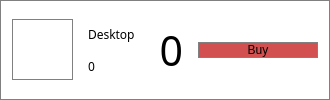
            <widget class="QFrame" name="hardwareFrame_7">
             <property name="maximumSize">
              <size>
               <width>16777215</width>
               <height>120</height>
              </size>
             </property>
             <property name="acceptDrops">
              <bool>true</bool>
             </property>
             <property name="styleSheet">
              <string notr="true">background: white;
border: 1px solid grey;</string>
             </property>
             <property name="frameShape">
              <enum>QFrame::StyledPanel</enum>
             </property>
             <property name="frameShadow">
              <enum>QFrame::Raised</enum>
             </property>
             <property name="lineWidth">
              <number>3</number>
             </property>
             <layout class="QHBoxLayout" name="horizontalLayout_10">
              <item>
               <widget class="QLabel" name="hardwareImg_7">
                <property name="minimumSize">
                 <size>
                  <width>61</width>
                  <height>61</height>
                 </size>
                </property>
                <property name="maximumSize">
                 <size>
                  <width>61</width>
                  <height>61</height>
                 </size>
                </property>
                <property name="text">
                 <string/>
                </property>
                <property name="pixmap">
                 <pixmap resource="resources.qrc">:/images/h_pc.png</pixmap>
                </property>
                <property name="scaledContents">
                 <bool>true</bool>
                </property>
               </widget>
              </item>
              <item>
               <widget class="QFrame" name="frame_47">
                <property name="styleSheet">
                 <string notr="true">border: 0px;</string>
                </property>
                <property name="frameShape">
                 <enum>QFrame::StyledPanel</enum>
                </property>
                <property name="frameShadow">
                 <enum>QFrame::Raised</enum>
                </property>
                <layout class="QVBoxLayout" name="verticalLayout_25">
                 <item>
                  <widget class="QLabel" name="hardwareName_8">
                   <property name="font">
                    <font>
                     <family>Century Gothic</family>
                    </font>
                   </property>
                   <property name="text">
                    <string>Desktop</string>
                   </property>
                  </widget>
                 </item>
                 <item>
                  <widget class="QLabel" name="hardwareCost_7">
                   <property name="font">
                    <font>
                     <family>Century Gothic</family>
                    </font>
                   </property>
                   <property name="text">
                    <string>0</string>
                   </property>
                  </widget>
                 </item>
                </layout>
               </widget>
              </item>
              <item>
               <widget class="QFrame" name="frame_48">
                <property name="styleSheet">
                 <string notr="true">border: 0px;</string>
                </property>
                <property name="frameShape">
                 <enum>QFrame::StyledPanel</enum>
                </property>
                <property name="frameShadow">
                 <enum>QFrame::Raised</enum>
                </property>
                <layout class="QHBoxLayout" name="horizontalLayout_49">
                 <item>
                  <widget class="QLabel" name="hardwareCount_7">
                   <property name="font">
                    <font>
                     <family>Century Gothic</family>
                     <pointsize>31</pointsize>
                    </font>
                   </property>
                   <property name="layoutDirection">
                    <enum>Qt::LeftToRight</enum>
                   </property>
                   <property name="text">
                    <string>0</string>
                   </property>
                   <property name="textFormat">
                    <enum>Qt::AutoText</enum>
                   </property>
                   <property name="alignment">
                    <set>Qt::AlignRight|Qt::AlignTrailing|Qt::AlignVCenter</set>
                   </property>
                  </widget>
                 </item>
                </layout>
               </widget>
              </item>
              <item>
               <widget class="QPushButton" name="buyHardware_7">
                <property name="minimumSize">
                 <size>
                  <width>120</width>
                  <height>0</height>
                 </size>
                </property>
                <property name="styleSheet">
                 <string notr="true">background: rgb(211, 80, 80);
font: 19pt &quot;Century Gothic&quot;;</string>
                </property>
                <property name="text">
                 <string>Buy</string>
                </property>
                <property name="default">
                 <bool>false</bool>
                </property>
               </widget>
              </item>
             </layout>
            </widget>
